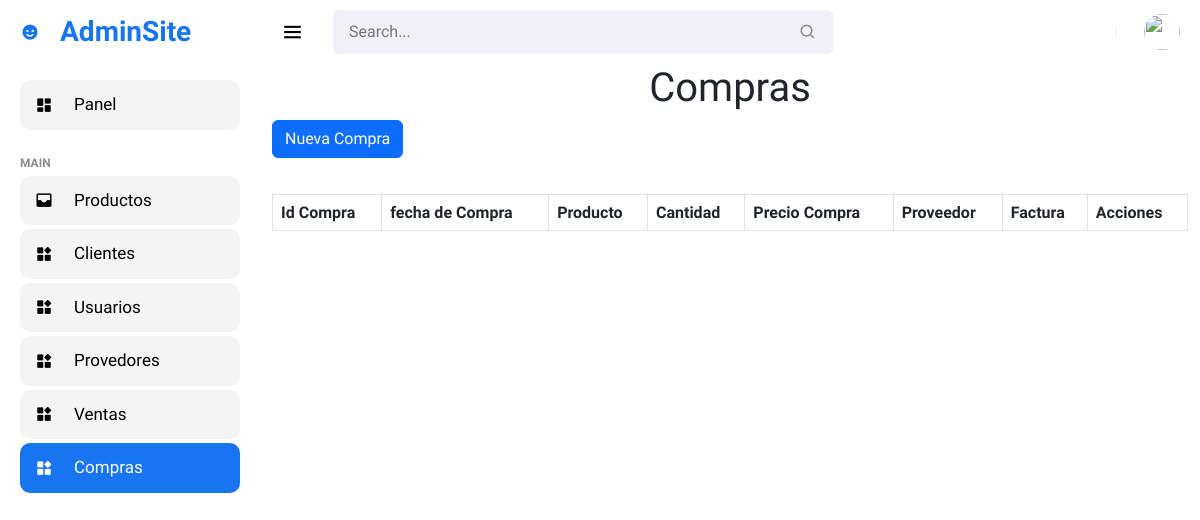
The app's page /page/admin/compras/index.php (signed in), older data.
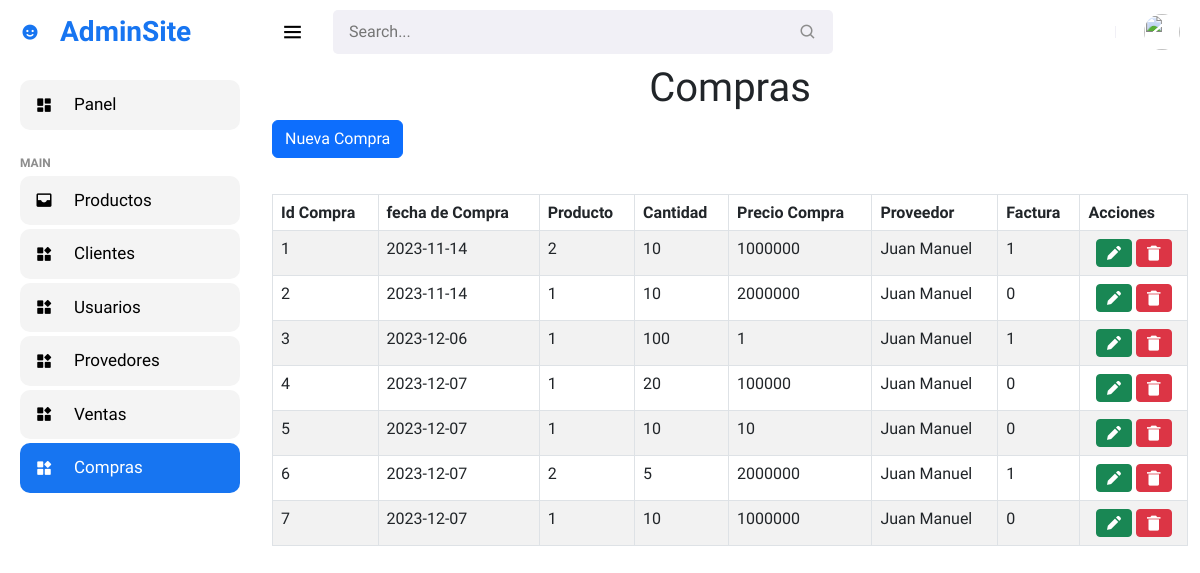
The same page, newer data.
### tables this page shows
CREATE TABLE `compras` (
  `id_compra` int(11) NOT NULL,
  `fecha_compra` date NOT NULL DEFAULT current_timestamp(),
  `producto` int(11) NOT NULL,
  `cantidad` int(11) NOT NULL,
  `valor_compra` int(11) NOT NULL,
  `proveedor` int(11) NOT NULL,
  `factura` int(11) NOT NULL
);

CREATE TABLE `proveedores` (
  `id_proveedor` int(11) NOT NULL,
  `nit` int(11) NOT NULL,
  `nombre` varchar(50) NOT NULL,
  `correo` varchar(35) NOT NULL,
  `direccion` varchar(50) NOT NULL,
  `ciudad` varchar(15) NOT NULL,
  `telefono` varchar(50) NOT NULL
);

### page/admin/compras/index.php (the view, shortened to what the changed rows need)
<html>
</html>
<?php
include '../../../conexion/conexion.php';
?>
<!DOCTYPE html>
<html lang="es">
<head>
    <link href='https://unpkg.com/boxicons@2.0.9/css/boxicons.min.css' rel='stylesheet'>
    <link rel="stylesheet" href="../assets/css/style.css">
    <link href="https://cdn.jsdelivr.net/npm/bootstrap@5.3.0-alpha3/dist/css/bootstrap.min.css" rel="stylesheet"
>
    <link href="https://cdn.datatables.net/v/bs5/dt-1.13.4/datatables.min.css" rel="stylesheet" />
</head>
<body>
    <section id="content">
        <div class="container">
            <h1 class="page-header text-center">Compras</h1>
            <div class="row">
                <div class="col-12 mt-3">
                    <table class="table table-bordered table-striped table_id" id="mitabla" style="margin-top:20px;">
                        <thead>
                            <tr>
                                <th class="">Id Compra</th>
                                <th class="">fecha de Compra</th>
                                <th class="">Producto</th>
                                <th class="">Cantidad</th>
                                <th class="">Precio Compra</th>
                                <th class="">Proveedor</th>
                                <th class="">Factura</th>
                                <th class="">Acciones</th>
                            </tr>
                        </thead>
                        <tbody>
                            <?php
							$sql = "SELECT compras.*, p.nombre, p.id_proveedor
                            FROM compras
                            INNER JOIN proveedores as p
                            ON compras.proveedor = p.id_proveedor";
							$query = mysqli_query($con, $sql);
							while ($mostrar = mysqli_fetch_array($query)) { ?>
                            <tr>
                                <td class="">
                                    <?php echo $mostrar['id_compra'] ?>
                                </td>
                                <td class="">
                                    <?php echo $mostrar['fecha_compra'] ?>
                                </td>
                                <td class="">
                                    <?php echo $mostrar['producto'] ?>
                                </td>
                                <td class="">
                                    <?php echo $mostrar['cantidad'] ?>
                                </td>
                                <td class="">
                                    <?php echo $mostrar['valor_compra'] ?>
                                </td>
                                <td class="">
                                    <?php echo $mostrar['nombre'] ?>
                                </td>
                                <td class="">
                                    <?php echo $mostrar['factura'] ?>
                                </td>
                                <td class="text-center">
                                    <a href="#edit_<?php echo $mostrar['id_compra']; ?>"
                                        class="btn btn-success btn-sm text-center" data-bs-toggle="modal">
                                        <i class='bx bxs-pencil'></i></a>
                                    <a href="#delet_<?php echo $mostrar['id_compra']; ?>"
                                        class="btn btn-danger btn-sm text-center" data-bs-toggle="modal">
                                        <i class='bx bxs-trash-alt'></i></a>
                                </td>
                            </tr>
                            <?php
							}
							?>
                        </tbody>
                    </table>
                </div>
            </div>
</body>
</html>

Row changes from the older to the newer data that the page shows:
added compras: id_compra "1", fecha_compra "2023-11-14", producto "2", cantidad "10", valor_compra "1000000", proveedor.nombre "Juan Manuel", factura "1"
added compras: id_compra "2", fecha_compra "2023-11-14", producto "1", cantidad "10", valor_compra "2000000", proveedor.nombre "Juan Manuel", factura "0"
added compras: id_compra "3", fecha_compra "2023-12-06", producto "1", cantidad "100", valor_compra "1", proveedor.nombre "Juan Manuel", factura "1"
added compras: id_compra "4", fecha_compra "2023-12-07", producto "1", cantidad "20", valor_compra "100000", proveedor.nombre "Juan Manuel", factura "0"
added compras: id_compra "5", fecha_compra "2023-12-07", producto "1", cantidad "10", valor_compra "10", proveedor.nombre "Juan Manuel", factura "0"
added compras: id_compra "6", fecha_compra "2023-12-07", producto "2", cantidad "5", valor_compra "2000000", proveedor.nombre "Juan Manuel", factura "1"
added compras: id_compra "7", fecha_compra "2023-12-07", producto "1", cantidad "10", valor_compra "1000000", proveedor.nombre "Juan Manuel", factura "0"
